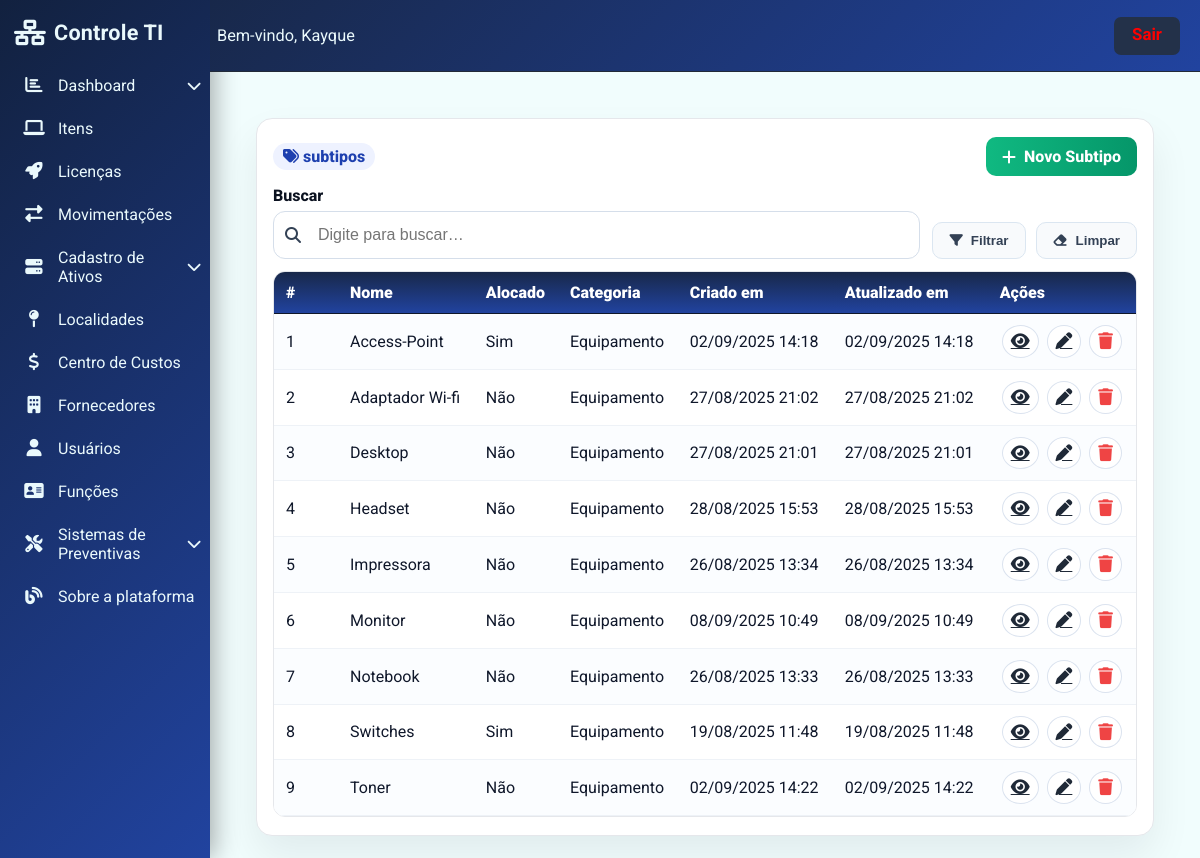
/subtipos/ (signed in), run on the app's committed database.
### ProjetoEstoque/models.py (models this page shows, shortened)
class AuditModel(models.Model):
    criado_por = models.ForeignKey(User, related_name="%(class)s_criador", on_delete=models.SET_NULL, null=True)
    atualizado_por = models.ForeignKey(User, related_name="%(class)s_atualizador", on_delete=models.SET_NULL, null=True)
    created_at = models.DateTimeField(auto_now_add=True)
    updated_at = models.DateTimeField(auto_now=True)
    class Meta:
        abstract = True

class Subtipo(AuditModel):
    nome = models.CharField(max_length=100)
    alocado = models.CharField(max_length=3, choices=SimNaoChoices.choices)
    categoria = models.ForeignKey(Categoria, on_delete=models.CASCADE)

class Categoria(AuditModel):
    nome = models.CharField(max_length=100)

### ProjetoEstoque/views.py (the view)
# urls.py: path("subtipos/", views.subtipo_list, name="subtipo_list"),
@login_required
def subtipo_list(request):
    q = request.GET.get("q", "").strip()
    cat = request.GET.get("categoria", "").strip()
    alocado = request.GET.get("alocado", "").strip()
    qs = Subtipo.objects.select_related("categoria").order_by("categoria__nome", "nome")
    if q:
        qs = qs.filter(Q(nome__icontains=q) | Q(categoria__nome__icontains=q))
    if cat:
        qs = qs.filter(categoria__id=cat)
    if alocado:
        qs = qs.filter(alocado=alocado)
    context = {
        "subtipos": qs,
        "categorias": Categoria.objects.order_by("nome"),
        "alocado_choices": (("sim","Sim"),("nao","Não")),
        "request": request,  # para manter valores nos filtros
    }
    return render(request, "front/subtipo_list.html", context)

### ProjetoEstoque/templates/front/subtipo_list.html (shortened to what this page needs)
{% extends 'base.html' %}
{% block content %}
<link rel="stylesheet" href="https://cdnjs.cloudflare.com/ajax/libs/font-awesome/6.4.2/css/all.min.css"/>
<div class="page">
  <div class="panel">
    <div class="top-actions">
      <div class="metrics">
        <span class="badge"><i class="fa fa-tags"></i> {{ total }} subtipos</span>
      </div>
      <div style="display:flex;gap:10px">
        <a class="btn btn-add" href="{% url 'subtipo_create' %}"><i class="fa fa-plus"></i> Novo Subtipo</a>
      </div>
    </div>
    <form class="filtros" method="get" id="fForm" autocomplete="off">
      <div class="group">
        <label style="color: #0b1220;">Buscar</label>
        <div class="filtro-icon-input">
          <span class="ico"><i class="fa fa-search"></i></span>
          <input type="text" name="q" class="ctrl" placeholder="Digite para buscar…" value="{{ q|default:'' }}">
        </div>
      </div>
      <div style="display:flex;gap:10px;justify-content:flex-end">
        <button class="btn btn-light" type="submit"><i class="fa fa-filter"></i> Filtrar</button>
        <button class="btn btn-light" type="button" id="btnClear"><i class="fa fa-eraser"></i> Limpar</button>
      </div>
    </form>
    <div class="table-wrap">
      <table>
        <thead>
          <tr>
            <th style="width:64px">#</th>
            <th>Nome</th>
            <th>Alocado</th>
            <th>Categoria</th>
            <th>Criado em</th>
            <th>Atualizado em</th>
            <th style="width:120px">Ações</th>
          </tr>
        </thead>
        <tbody>
          {% for obj in subtipos %}
          <tr>
            <td>{{ forloop.counter }}</td>
            <td>{{ obj.nome }}</td>
            <td>{{ obj.get_alocado_display }}</td>
            <td>{% if obj.categoria %}{{ obj.categoria.nome }}{% else %}-{% endif %}</td>
            <td>{{ obj.created_at|date:"d/m/Y H:i" }}</td>
            <td>{{ obj.updated_at|date:"d/m/Y H:i" }}</td>
            <td class="td-acoes">
              <a class="icon-btn" title="Detalhar" href="{% url 'subtipo_detail' obj.pk %}"><i class="fa fa-eye"></i></a>
              <a class="icon-btn" title="Editar" href="{% url 'subtipo_update' obj.pk %}"><i class="fa fa-pen"></i></a>
              <button class="icon-btn delete" title="Excluir"
                      onclick="openDeleteModal('{{ obj.pk }}','{{ obj.nome|escapejs }}')"><i class="fa fa-trash"></i></button>
            </td>
          </tr>
          {% empty %}
          <tr><td colspan="7" style="text-align:center;color:#64748b;padding:16px">Nenhum subtipo encontrado.</td></tr>
          {% endfor %}
        </tbody>
      </table>
    </div>
  </div>
</div>
{% endblock %}

### ProjetoEstoque/templates/base.html (style rules this page uses)
:root { --sidebar-bg: linear-gradient(135deg, #12213f 0%, #21439f 100%); --sidebar-active: #62718c; --sidebar-txt: #eaf9fc; --sidebar-txt-active: #eaf9fc ; --sidebar-logo: #eaf9fc; --sidebar-sair: #ff6868; --sidebar-sair-icon: #50aaff; --main-bg: linear-gradient(120deg, #181f2a 0%, #253049 100%); --main-bg-solid: #181f2a; --border-color: #222a38; --txt-main: #f0f5ff; --txt-muted: #90a4bf; --header-bg: linear-gradient(135deg, #18284a 0%, #21439f 100%); --header-txt: #f0f5ff; --btn-sair-bg: #233149; --btn-sair-txt: #fff; }
html, body { height: 100%; margin: 0; padding: 0; }
body { font-family: 'Roboto', Arial, sans-serif; background: var(--main-bg); color: var(--txt-main); min-height: 100vh; }

### ProjetoEstoque/templates/front/subtipo_list.html (style rules this page uses)
:root { --line:#e5e7eb;--ink:#172133;--soft:#f8fafc;--card:#fff;--shadow:0 20px 40px rgba(2,6,23,.07);--h:48px;--rad:12px;--padL:44px }
* { box-sizing:border-box }
.page { max-width:1200px;margin:22px auto;padding:0 14px }
.panel { background:var(--card);border:1px solid var(--line);border-radius:16px;box-shadow:var(--shadow);padding:18px 16px }
.top-actions { display:flex;justify-content:space-between;gap:12px;flex-wrap:wrap;margin-bottom:10px }
.metrics { display:flex;gap:10px;align-items:center;color:#475569 }
.metrics .badge { background:#eef2ff;color:#1e40af;border-radius:999px;padding:4px 10px;font-weight:800 }
.btn { border:none;border-radius:10px;padding:10px 16px;font-weight:800;cursor:pointer;display:inline-flex;align-items:center;gap:8px;text-decoration:none }
.btn-add { background:linear-gradient(90deg,#10b981,#059669);color:#fff }
.btn-light { background:#f8fafc;border:1.5px solid #dbe6f1;color:#334155 }
.filtros { display:grid;grid-template-columns:minmax(260px,1fr) auto;gap:12px;align-items:end;margin-bottom:12px }
.group { display:flex;flex-direction:column }
.group label { font-weight:800;margin-bottom:6px }
.filtro-icon-input { position:relative }
.filtro-icon-input .ico { position:absolute;left:12px;top:50%;transform:translateY(-50%);color:#334155 }
.ctrl { width:100%;height:var(--h);padding:8px 14px 8px var(--padL);border:1px solid #d5deea;border-radius:var(--rad);background:#fff;color:#111827;font-size:1rem;outline:none;transition:border .15s, box-shadow .15s }
.table-wrap { width:100%;overflow:auto;border:1px solid var(--line);border-radius:12px }
table { width:100%;border-collapse:collapse;min-width:720px;background:#fff }
thead th { position:sticky;top:0;background:linear-gradient(180deg, #18284a 0%, #21439f 100%);color:#fff;border-bottom:1px solid #0f172a;padding:11px 12px;text-align:left;font-weight:900 }
tbody td { padding:11px 12px;border-bottom:1px solid #eef2f7;color:#0f172a }
tbody tr:nth-child(odd) { background:#fbfdff }
.td-acoes { text-align:center;white-space:nowrap }
.icon-btn { background:#fff;border:1.3px solid #dbe3ef;color:#1f2937;border-radius:50%;padding:7px 8px;margin:0 2px;font-size:1.05rem;cursor:pointer;display:inline-flex;align-items:center;justify-content:center }
.icon-btn.delete { color:#ef4444 }

### data on the page
Subtipo: nome "Access-Point", alocado "Sim", categoria.nome "Equipamento", created_at "02/09/2025 14:18", updated_at "02/09/2025 14:18"
Subtipo: nome "Adaptador Wi-fi", alocado "Não", categoria.nome "Equipamento", created_at "27/08/2025 21:02", updated_at "27/08/2025 21:02"
Subtipo: nome "Desktop", alocado "Não", categoria.nome "Equipamento", created_at "27/08/2025 21:01", updated_at "27/08/2025 21:01"
Subtipo: nome "Headset", alocado "Não", categoria.nome "Equipamento", created_at "28/08/2025 15:53", updated_at "28/08/2025 15:53"
Subtipo: nome "Impressora", alocado "Não", categoria.nome "Equipamento", created_at "26/08/2025 13:34", updated_at "26/08/2025 13:34"
Subtipo: nome "Monitor", alocado "Não", categoria.nome "Equipamento", created_at "08/09/2025 10:49", updated_at "08/09/2025 10:49"
Subtipo: nome "Notebook", alocado "Não", categoria.nome "Equipamento", created_at "26/08/2025 13:33", updated_at "26/08/2025 13:33"
Subtipo: nome "Switches", alocado "Sim", categoria.nome "Equipamento", created_at "19/08/2025 11:48", updated_at "19/08/2025 11:48"
Subtipo: nome "Toner", alocado "Não", categoria.nome "Equipamento", created_at "02/09/2025 14:22", updated_at "02/09/2025 14:22"
